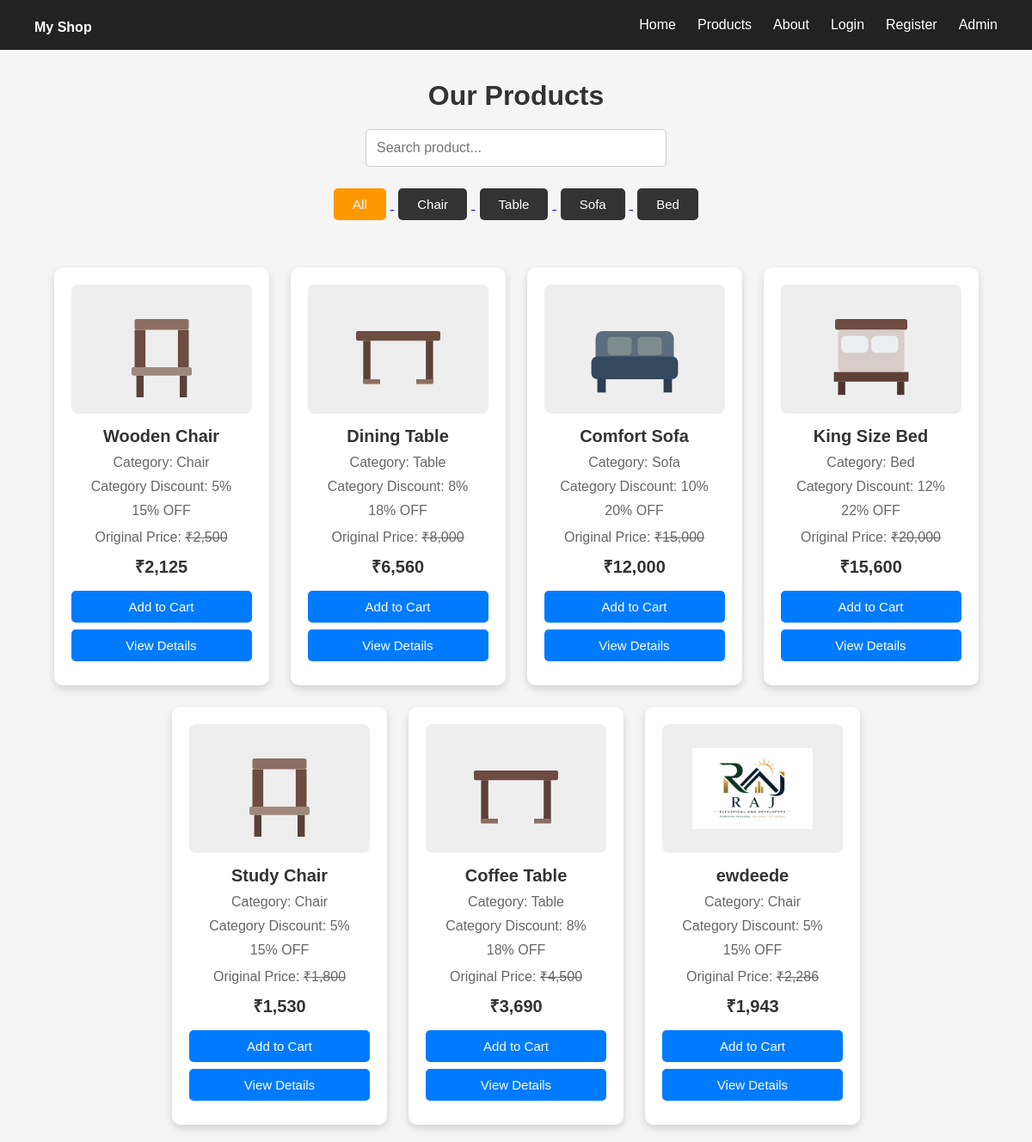
Page /products on the committed database.
### app.py (models this page shows)
class Product(db.Model):
    id = db.Column(db.Integer, primary_key=True)
    name = db.Column(db.String(160), nullable=False)
    category = db.Column(db.String(40), nullable=False)
    price = db.Column(db.Float, nullable=False)
    image = db.Column(db.String(255), nullable=False)
    description = db.Column(db.Text, default="")

### app.py (the view)
@app.route("/products")
def products():
    selected = request.args.get("category", "All")
    query = request.args.get("q", "").strip()
    items = Product.query
    if selected in CATEGORIES:
        items = items.filter_by(category=selected)
    if query:
        items = items.filter(Product.name.ilike("%{}%".format(query)))
    products_list = items.order_by(Product.id.asc()).all()
    priced = [(product, product_pricing(product)) for product in products_list]
    return render_template(
        "products.html",
        products=priced,
        selected=selected,
        query=query,
    )

### app.py (called while the page is built)
def inr(amount):
    return "₹{:,.0f}".format(round(amount))

def category_discount(category):
    return CATEGORY_DISCOUNTS.get(category, 0)

def product_pricing(product):
    original = float(product.price)
    cat_off = category_discount(product.category)
    total_off = NORMAL_DISCOUNT + cat_off
    discount_amount = original * total_off / 100
    final_price = original - discount_amount
    return {
        "original": original,
        "category_discount": cat_off,
        "total_discount": total_off,
        "final_price": final_price,
    }

def rupee_filter(value):
    try:
        return inr(float(value))
    except (TypeError, ValueError):
        return inr(0)

@app.context_processor
def inject_globals():
    cart = session.get("cart", {})
    cart_count = sum(int(qty) for qty in cart.values())
    return {
        "current_user": get_current_user(),
        "cart_count": cart_count,
        "categories": CATEGORIES,
        "now_year": datetime.now().year,
    }

def get_current_user():
    user_id = session.get("user_id")
    if not user_id:
        return None
    return db.session.get(User, user_id)

### templates/products.html (shortened to what this page needs)
{% extends "base.html" %}
{% block styles %}
<link rel="stylesheet" href="{{ url_for('static', filename='css/products.css') }}">
{% endblock %}
{% block content %}
<h1>Our Products</h1>
<form class="search-box" method="get" action="{{ url_for('products') }}">
    <input type="text" name="q" value="{{ query }}" placeholder="Search product...">
</form>
<div class="categories">
    <a href="{{ url_for('products', q=query) }}">
        <button type="button" class="{% if selected == 'All' %}active{% endif %}">All</button>
    </a>
    {% for category in categories %}
    <a href="{{ url_for('products', category=category, q=query) }}">
        <button type="button" class="{% if selected == category %}active{% endif %}">{{ category }}</button>
    </a>
    {% endfor %}
</div>
<div class="product-container">
    {% for product, pricing in products %}
        <div class="product">
            <div class="product-image">
                <img src="{{ url_for('static', filename=product.image) }}" alt="{{ product.name }}">
            </div>
            <h2>{{ product.name }}</h2>
            <p>Category: {{ product.category }}</p>
            <p class="category-discount">Category Discount: {{ pricing.category_discount }}%</p>
            <p class="discount">{{ pricing.total_discount }}% OFF</p>
            <p class="original-price">
                Original Price:
                <del>{{ pricing.original | inr }}</del>
            </p>
            <h3 class="final-price">{{ pricing.final_price | inr }}</h3>
            <form method="post" action="{{ url_for('add_to_cart', product_id=product.id) }}">
                <button type="submit">Add to Cart</button>
            </form>
            <a href="{{ url_for('product_details', product_id=product.id) }}">
                <button type="button">View Details</button>
            </a>
        </div>
    {% endfor %}
</div>
{% endblock %}

### templates/base.html (shortened to what this page needs)
<!DOCTYPE html>
<html lang="en">
<head>
    {% block styles %}{% endblock %}
    <link rel="stylesheet" href="{{ url_for('static', filename='css/extra.css') }}">
</head>
<body>
    <nav>
        <h2><a class="brand" href="{{ url_for('home') }}">My Shop</a></h2>
        <div>
            <a href="{{ url_for('home') }}">Home</a>
            <a href="{{ url_for('products') }}">Products</a>
            <a href="{{ url_for('about') }}">About</a>
            {% if current_user %}
                <a href="{{ url_for('cart') }}">Cart{% if cart_count %}<span class="cart-count">{{ cart_count }}</span>{% endif %}</a>
                <a href="{{ url_for('order_history') }}">Order History</a>
                {% if current_user.is_admin %}
                    <a href="{{ url_for('admin_dashboard') }}">Admin</a>
                {% endif %}
                <a href="{{ url_for('logout') }}">Logout</a>
            {% else %}
                <a href="{{ url_for('login') }}">Login</a>
                <a href="{{ url_for('register') }}">Register</a>
                <a href="{{ url_for('admin_login') }}">Admin</a>
            {% endif %}
        </div>
    </nav>
    {% block content %}{% endblock %}
</body>
</html>

### static/css/products.css (style rules this page uses)
* { margin: 0; padding: 0; box-sizing: border-box; }
body { font-family: Arial, sans-serif; background-color: #f5f5f5; color: #333; }
nav { background-color: #222; color: white; display: flex; justify-content: space-between; align-items: center; padding: 15px 40px; }
nav h2 { font-size: 24px; }
nav div { display: flex; gap: 25px; }
nav a { color: white; text-decoration: none; font-size: 16px; }
.search-box { text-align: center; margin-bottom: 20px; }
.search-box input { width: 350px; padding: 12px; border: 1px solid #ccc; border-radius: 5px; font-size: 16px; }
h1 { text-align: center; margin: 35px 0 20px; font-size: 32px; }
.categories { text-align: center; margin-bottom: 30px; }
.categories button { padding: 10px 22px; margin: 5px; border: none; border-radius: 5px; background-color: #333; color: white; font-size: 15px; cursor: pointer; }
.product-container { display: flex; justify-content: center; flex-wrap: wrap; gap: 25px; padding: 20px 40px; }
.product { width: 250px; background-color: white; padding: 20px; text-align: center; border-radius: 10px; box-shadow: 0 4px 10px rgba(0, 0, 0, 0.15); transition: 0.3s; }
.product-image { height: 150px; width: 100%; display: flex; justify-content: center; align-items: center; background-color: #eeeeee; border-radius: 8px; margin-bottom: 15px; overflow: hidden; }
.product-image img { width: 80px !important; height: 80px !important; object-fit: contain; display: block; }
.product h2 { font-size: 20px; margin-bottom: 10px; }
.product p { color: #666; margin-bottom: 10px; }
.product h3 { font-size: 20px; margin-bottom: 15px; }
.product button { width: 100%; padding: 10px; border: none; border-radius: 5px; background-color: #28a745; color: white; font-size: 15px; cursor: pointer; }
.product button { margin-bottom: 8px; }
.product button:last-child { background-color: #007bff; }

### static/css/extra.css (style rules this page uses)
.categories button.active { background-color: #ff9800; }
nav .brand { color: white; text-decoration: none; }
.product-image img { width: 140px !important; height: 140px !important; object-fit: contain; }

### rows in the picture
Product: image (picture), name "Wooden Chair", category "Chair", category_discount "5", total_discount "15", original|inr "₹2,500", final_price|inr "₹2,125"
Product: image (picture), name "Dining Table", category "Table", category_discount "8", total_discount "18", original|inr "₹8,000", final_price|inr "₹6,560"
Product: image (picture), name "Comfort Sofa", category "Sofa", category_discount "10", total_discount "20", original|inr "₹15,000", final_price|inr "₹12,000"
Product: image (picture), name "King Size Bed", category "Bed", category_discount "12", total_discount "22", original|inr "₹20,000", final_price|inr "₹15,600"
Product: image (picture), name "Study Chair", category "Chair", category_discount "5", total_discount "15", original|inr "₹1,800", final_price|inr "₹1,530"
Product: image (picture), name "Coffee Table", category "Table", category_discount "8", total_discount "18", original|inr "₹4,500", final_price|inr "₹3,690"
Product: image (picture), name "ewdeede", category "Chair", category_discount "5", total_discount "15", original|inr "₹2,286", final_price|inr "₹1,943"

### other values in the picture
{{ category }} "Chair" "Table" "Sofa" "Bed"
